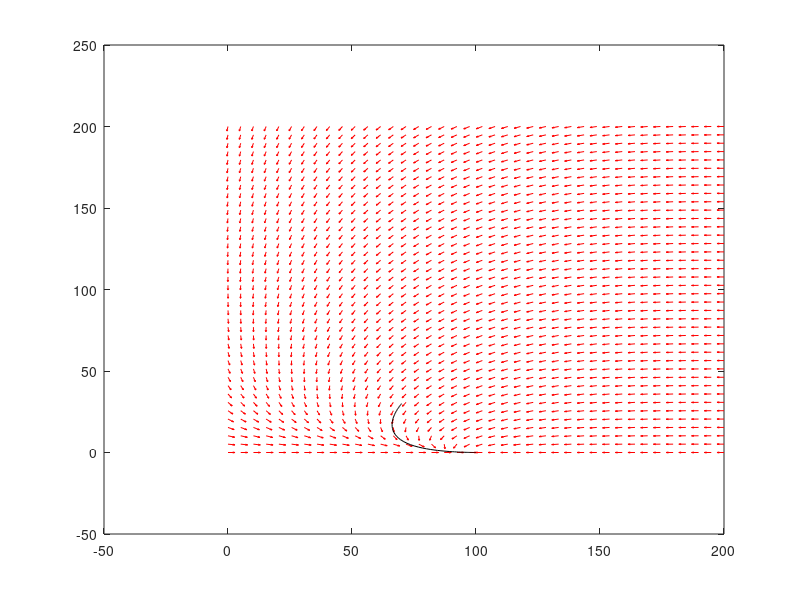

Source code (MATLAB): (Note: this script raises an error after producing the figure.)
%% phase_plot

tic;
clc;clear;

beta = .003;
gamma = .6;
nu = .2;
N = 100;

x1i = 0;
x1f = 200;
x2i = 0;
x2f = 200;
n = 40;

percent_sick = .3;
% System of DE
f = @(x1,x2) -beta.*x1.*x2 - nu*x1 - nu*x2 +nu*N;
g = @(x1,x2) (beta.*x1 - gamma).*x2;
tInt = [-100,100];
x0 = [N*(1-percent_sick),N*percent_sick];
func = @(t,x) [f(x(1),x(2)); ...
               g(x(1),x(2))];
[T,X] = ode45(func,tInt,x0);

%% Arrays
x1 = linspace(x1i,x1f,n);
x2 = linspace(x2i,x2f,n);
[X1,X2] = meshgrid(x1,x2);

%% Calc
dx1 = f(X1,X2);
dx2 = g(X1,X2);
u = dx1./sqrt(dx1.^2 + dx2.^2);
v = dx2./sqrt(dx1.^2 + dx2.^2);

%% Display
quiver(X1,X2,u,v,.4,'r')
hold on
    plot(X(:,1),X(:,2),'k');
hold off
hold on
    fimplicit(f,'b',[x1i x1f x2i x2f])
hold off
hold on
    fimplicit(g,'g',[x1i x1f x2i x2f])
hold off
axis([x1i x1f x2i x2f]);
xlabel('x1')
ylabel('x2')